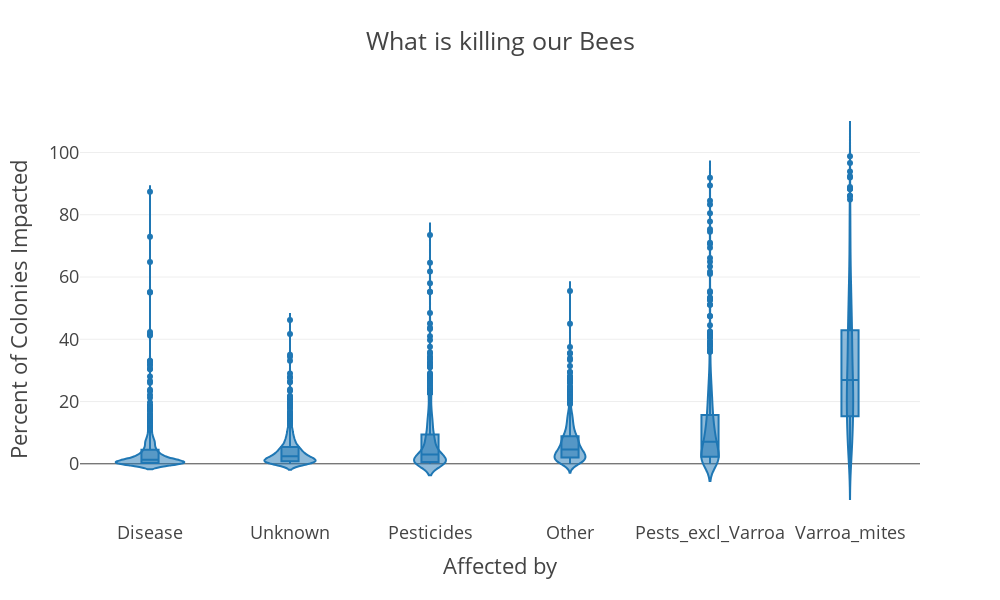

Write notebook code for a chart like this one.
### Code cell
violinfig = px.violin(
    # data_frame=df.query("State == ['{}','{}']".format('ALABAMA','NEW YORK')),
    data_frame=df,
    x="Affected by",
    y="Percent of Colonies Impacted",
    category_orders={'Affected by':['Disease','Unknown','Pesticides','Other','Pests_excl_Varroa','Varroa_mites']},
    orientation="v",              # vertical 'v' or horizontal 'h'
    points='outliers',               # 'outliers','suspectedoutliers', 'all', or False
    box=True,                   # draw box inside the violins
    # color='State',              # differentiate markers by color
    # violinmode="overlay",       # 'overlay' or 'group'
    # color_discrete_sequence=["limegreen","red"],
    # color_discrete_map={"ALABAMA": "blue" ,"NEW YORK":"magenta"}, # map your chosen colors

    # hover_name='Year',          # values appear in bold in the hover tooltip
    # hover_data=['State'],       # values appear as extra data in the hover tooltip
    # custom_data=['Program'],    # values are extra data to be used in Dash callbacks

    # facet_row='State',          # assign marks to subplots in the vertical direction
    # facet_col='Period',         # assign marks to subplots in the horizontal direction
    # facet_col_wrap=2,           # maximum number of subplot columns. Do not set facet_row

    # log_x=True,                 # x-axis is log-scaled
    # log_y=True,                 # y-axis is log-scaled

    labels={"State":"STATE"},     # map the labels
    title='What is killing our Bees',
    width=1000,                   # figure width in pixels
    height=600,                   # igure height in pixels
    template='presentation',      # 'ggplot2', 'seaborn', 'simple_white', 'plotly',
                                  # 'plotly_white', 'plotly_dark', 'presentation',
                                  # 'xgridoff', 'ygridoff', 'gridon', 'none'

    # animation_frame='Year',     # assign marks to animation frames
    # animation_group='',         # use only when df has multiple rows with same object
    # range_x=[5,50],             # set range of x-axis
    # range_y=[-5,100],           # set range of y-axis
    # category_orders={'Year':[2015,2016,2017,2018,2019]},    # set a specific ordering of values per column
)

# violinfig.layout.updatemenus[0].buttons[0].args[1]['frame']['duration'] = 1000

# violinfig.update_layout(
#         yaxis = dict(
#         tickfont=dict(size=8)))

pio.show(violinfig)

### Figure 1 — Plotly figure (JSON) as saved in the notebook; plotly's stock layout.template omitted (floating-point values rounded to 4 significant figures; data arrays with more than 128 entries replaced by an {"elided": "..."} marker saying what was removed)
{"data": [{"alignmentgroup": "True", "box": {"visible": true}, "hovertemplate": "Affected by=%{x}<br>Percent of Colonies Impacted=%{y}<extra></extra>", "legendgroup": "", "marker": {"color": "#1F77B4"}, "name": "", "offsetgroup": "", "orientation": "v", "points": "outliers", "scalegroup": "True", "showlegend": false, "type": "violin", "x": {"elided": "4590 str values"}, "x0": " ", "xaxis": "x", "y": {"elided": "4590 float values"}, "y0": " ", "yaxis": "y"}], "layout": {"height": 600, "legend": {"tracegroupgap": 0}, "title": {"text": "What is killing our Bees"}, "violinmode": "group", "width": 1000, "xaxis": {"anchor": "y", "categoryarray": ["Disease", "Unknown", "Pesticides", "Other", "Pests_excl_Varroa", "Varroa_mites"], "categoryorder": "array", "domain": [0, 1], "title": {"text": "Affected by"}}, "yaxis": {"anchor": "x", "domain": [0, 1], "title": {"text": "Percent of Colonies Impacted"}}}}
